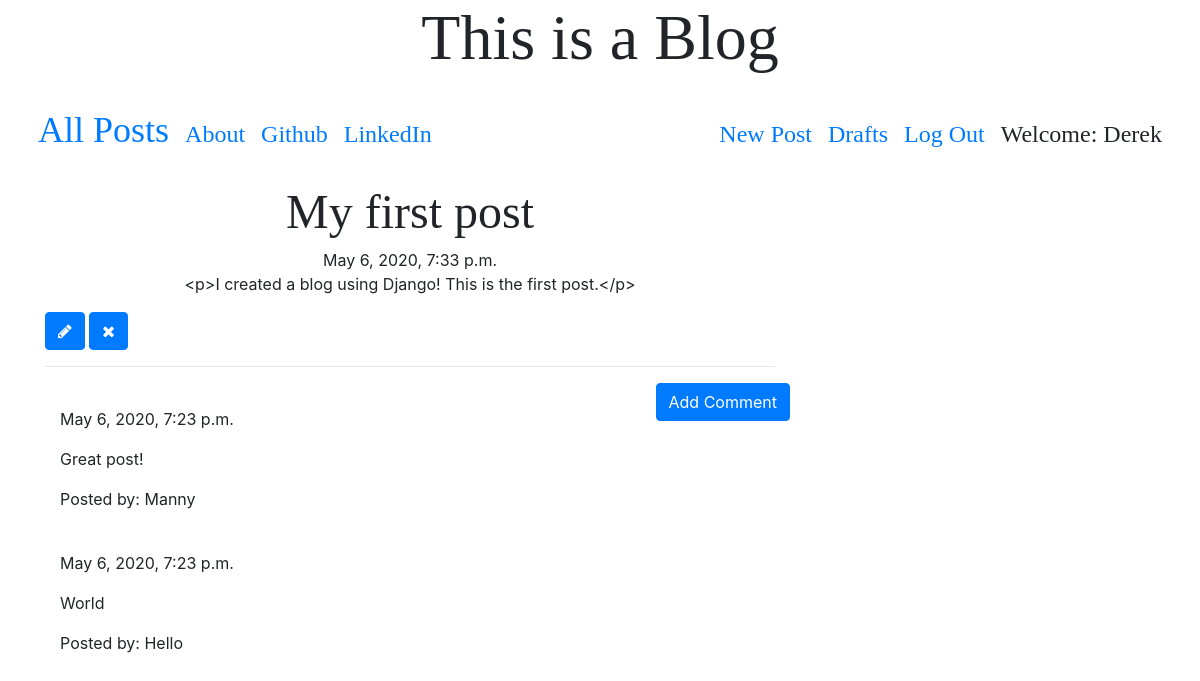
Screenshot of /post/4 (signed in) with the database file from the repository.
### blog/models.py (models this page shows, shortened)
class Post(models.Model):
    author = models.ForeignKey('auth.User', on_delete=models.CASCADE)
    title = models.CharField(max_length=200)
    text = models.TextField()
    create_date = models.DateTimeField(default=timezone.now)
    published_date = models.DateTimeField(blank=True,null=True)

class Comment(models.Model):
    post = models.ForeignKey('blog.Post', on_delete=models.CASCADE, related_name='comments')
    author = models.CharField(max_length=200)
    text = models.TextField()
    create_date = models.DateTimeField(default=timezone.now)
    approved_comment = models.BooleanField(default=False)

### blog/views.py (the view)
# urls.py: path('post/<int:pk>',views.PostDetailView.as_view(),name='post_detail'),
class PostDetailView(DetailView):
    model = Post

### blog/templates/blog/post_detail.html (shortened to what this page needs)
{% extends "blog/base.html" %}
{% block content %}
<h1 class="posttitle loader">{{post.title}}</h1>
{% if post.published_date %}
<div class="date postdate">
  {{post.published_date}}
  <br>
  {{post.text}}
</div>
{% else %}
{{post.text}}
<br>
<a class='btn btn-primary' href="{% url 'post_publish' pk=post.pk %}">Publish</a>
{% endif %}
{% if user.is_authenticated %}
  <a class='btn btn-primary' href="{% url 'post_edit' pk=post.pk %}">
      <span class='fa fa-pencil'></span>
  </a>
  <a class='btn btn-primary' href="{% url 'post_remove' pk=post.pk %}">
      <span class='fa fa-remove'></span>
  </a>
{% endif %}
<hr>
<a class='btn btn-primary btn-comment' href="{% url 'add_comment_to_post' pk=post.pk %}">Add Comment</a>
<div class="container">
  {% for comment in post.comments.all %}
  <br>
  {% if user.is_authenticated or comment.apprved_comment %}
    {{comment.create_date}}
      <p>{{comment.text|safe|linebreaks}}</p>
      <p>Posted by: {{comment.author}}</p>
  {% endif %}
  {% empty %}
  <p>No Comments!</p>
  {% endfor %}
</div>
{% endblock %}

### blog/templates/blog/base.html (shortened to what this page needs)
<!DOCTYPE html>
{% load static %}
<html lang="en" dir="ltr">
  <head>
    <link rel="stylesheet" href="https://stackpath.bootstrapcdn.com/bootstrap/4.4.1/css/bootstrap.min.css">
    <link href="https://stackpath.bootstrapcdn.com/font-awesome/4.7.0/css/font-awesome.min.css" rel="stylesheet">
    <link rel="stylesheet" href="//cdn.jsdelivr.net/npm/medium-editor@latest/dist/css/medium-editor.min.css" type="text/css" media="screen" charset="utf-8">
    <link rel="stylesheet" href="{% static 'css/blog.css' %}">
  </head>
  <body>
    <div class="container">
      <h1 class="techfont main-header">This is a Blog</h1>
    </div>
    <nav class="navbar navbar-expand techfont custom-navbar">
      <div class="container d-flex align-items-baseline">
        <ul class="nav navbar-nav d-flex align-items-baseline">
          <li><a class='nav-link bigbrand' href="{% url 'post_list' %}">All Posts</a></li>
          <li><a class="nav-link" href="{% url 'about_test' %}">About</a></li>
          <li><a class="nav-link" href="https://www.github.com">Github</a></li>
          <li><a class="nav-link" href="https://www.linkedin.com">LinkedIn</a></li>
        </ul>
        <ul class="nav navbar-nav navbar-right d-flex align-items-baseline">
        {% if user.is_authenticated %}
          <li><a class="nav-link" href="{% url 'post_new' %}">New Post</a></li>
          <li><a class="nav-link" href="{% url 'post_draft_list' %}">Drafts</a></li>
          <li><a class="nav-link" href="{% url 'logout' %}">Log Out</a></li>
          <li><a class="nav-link" >Welcome: {{user.username}}</a></li>
        {% else %}
          <li><a class="nav navbar-right" href="{% url 'login' %}"><span class='fa fa-user'></span>
          </a></li>
        {% endif %}
        </ul>
      </div>
    </nav>
    <div class="content container">
      <div class="row">
        <div class="col-md-8">
          <div class="blog_posts">
            {% block content %}
            {% endblock %}
          </div>
        </div>
      </div>
    </div>
  </body>
</html>

### blog/static/css/blog.css (style rules this page uses)
.techfont { font-family: 'Playfair Display', serif; font-size: 1.5em; margin-bottom: 10px; }
.postdate { text-align: center; }
.main-header { font-size: 4em; text-align: center; }
.posttitle { font-family: 'Playfair Display', serif; font-size: 3em; text-align: center; }
.btn-comment { position: absolute; right: 0px; }
.bigbrand { font-size: 1.5em; }
.loader { filter:hue-rotate(0deg); color: linear-gradient(45deg,#0f8,#08f); animation:hue 5000ms infinite linear; }

### rows the page displays
Post: title "My first post", published_date "May 6, 2020, 7:33 p.m.", text "<p>I created a blog using Django! This is the first post.</p>"
Comment: create_date "May 6, 2020, 7:23 p.m.", text "Great post!", author "Manny"
Comment: create_date "May 6, 2020, 7:23 p.m.", text "World", author "Hello"

### other values shown
{{ user.username }} "Derek"
